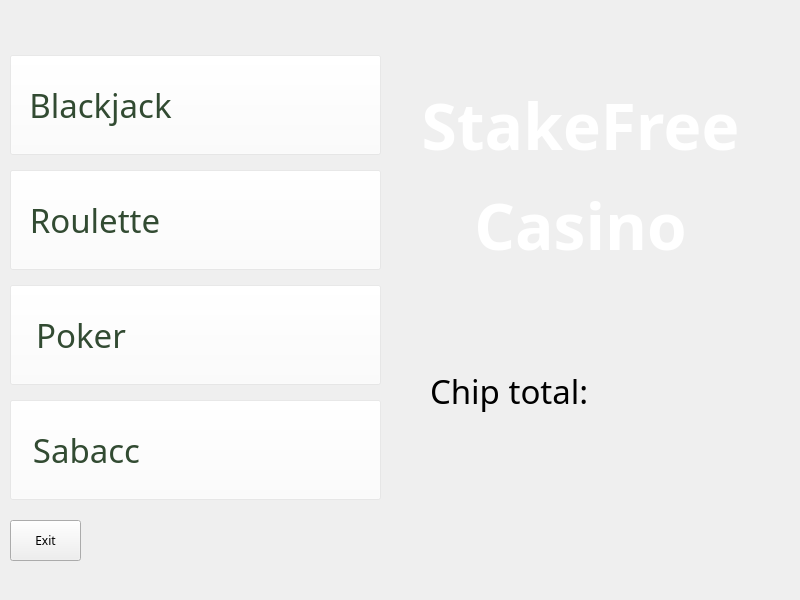
<?xml version="1.0" encoding="UTF-8"?>
<ui version="4.0">
 <class>Form</class>
 <widget class="QWidget" name="Form">
  <property name="geometry">
   <rect>
    <x>0</x>
    <y>0</y>
    <width>800</width>
    <height>600</height>
   </rect>
  </property>
  <property name="minimumSize">
   <size>
    <width>800</width>
    <height>600</height>
   </size>
  </property>
  <property name="cursor">
   <cursorShape>PointingHandCursor</cursorShape>
  </property>
  <property name="windowTitle">
   <string>Form</string>
  </property>
  <property name="styleSheet">
   <string notr="true">background-color: qlineargradient(
    x1:0, y1:0, x2:0, y2:1,
    stop:0 #009f00,
    stop:1 #004d00
);
</string>
  </property>
  <widget class="QPushButton" name="exitButton">
   <property name="geometry">
    <rect>
     <x>10</x>
     <y>520</y>
     <width>71</width>
     <height>41</height>
    </rect>
   </property>
   <property name="font">
    <font>
     <family>Charter</family>
    </font>
   </property>
   <property name="styleSheet">
    <string notr="true">background-color: qlineargradient(
    x1:0, y1:0, x2:0, y2:1,
    stop:0 #ff0000,
    stop:1 #7d0000
);
</string>
   </property>
   <property name="text">
    <string>Exit</string>
   </property>
  </widget>
  <widget class="QLabel" name="label">
   <property name="geometry">
    <rect>
     <x>370</x>
     <y>50</y>
     <width>421</width>
     <height>250</height>
    </rect>
   </property>
   <property name="minimumSize">
    <size>
     <width>100</width>
     <height>250</height>
    </size>
   </property>
   <property name="font">
    <font>
     <family>Magneto</family>
     <pointsize>104</pointsize>
     <bold>true</bold>
    </font>
   </property>
   <property name="styleSheet">
    <string notr="true">background-color: rgba(0, 0, 0, 0); color: #000000</string>
   </property>
   <property name="text">
    <string>&lt;html&gt;&lt;head/&gt;&lt;body&gt;&lt;p&gt;&lt;span style=&quot; font-size:48pt; color:#ffffff;&quot;&gt;StakeFree&lt;/span&gt;&lt;/p&gt;&lt;p&gt;&lt;span style=&quot; font-size:48pt; color:#ffffff;&quot;&gt;Casino&lt;/span&gt;&lt;/p&gt;&lt;/body&gt;&lt;/html&gt;</string>
   </property>
   <property name="alignment">
    <set>Qt::AlignCenter</set>
   </property>
  </widget>
  <widget class="QWidget" name="layoutWidget">
   <property name="geometry">
    <rect>
     <x>10</x>
     <y>40</y>
     <width>371</width>
     <height>476</height>
    </rect>
   </property>
   <layout class="QVBoxLayout" name="verticalLayout">
    <property name="spacing">
     <number>0</number>
    </property>
    <property name="sizeConstraint">
     <enum>QLayout::SetDefaultConstraint</enum>
    </property>
    <property name="leftMargin">
     <number>0</number>
    </property>
    <property name="topMargin">
     <number>0</number>
    </property>
    <item>
     <widget class="QPushButton" name="blackjackButton">
      <property name="minimumSize">
       <size>
        <width>150</width>
        <height>100</height>
       </size>
      </property>
      <property name="font">
       <font>
        <family>Broadway</family>
        <pointsize>25</pointsize>
        <kerning>true</kerning>
       </font>
      </property>
      <property name="styleSheet">
       <string notr="true">QPushButton {
	color: rgba(50, 75, 50, 255); padding-left: -190px; 
	background-color: rgba(255, 255, 255, 60);
}

QPushButton:hover{
	color: rgba(50, 75, 50, 255); padding-left: -190px; 
	background-color: rgba(255, 255, 255, 120);
}</string>
      </property>
      <property name="text">
       <string>Blackjack</string>
      </property>
     </widget>
    </item>
    <item>
     <widget class="QPushButton" name="rouletteButton">
      <property name="minimumSize">
       <size>
        <width>150</width>
        <height>100</height>
       </size>
      </property>
      <property name="font">
       <font>
        <family>Broadway</family>
        <pointsize>25</pointsize>
       </font>
      </property>
      <property name="autoFillBackground">
       <bool>false</bool>
      </property>
      <property name="styleSheet">
       <string notr="true">QPushButton {
	color: rgba(50, 75, 50, 255); padding-left: -201px; 
	background-color: rgba(255, 255, 255, 60);
}

QPushButton:hover{
	color: rgba(50, 75, 50, 255); padding-left: -201px; 
	background-color: rgba(255, 255, 255, 120);
}</string>
      </property>
      <property name="text">
       <string>Roulette</string>
      </property>
     </widget>
    </item>
    <item>
     <widget class="QPushButton" name="pokerButton">
      <property name="minimumSize">
       <size>
        <width>150</width>
        <height>100</height>
       </size>
      </property>
      <property name="font">
       <font>
        <family>Broadway</family>
        <pointsize>25</pointsize>
       </font>
      </property>
      <property name="styleSheet">
       <string notr="true">QPushButton {
	color: rgba(50, 75, 50, 255); padding-left: -229px; 
	background-color: rgba(255, 255, 255, 60);
}

QPushButton:hover{
	color: rgba(50, 75, 50, 255); padding-left: -229px; 
	background-color: rgba(255, 255, 255, 120);
}</string>
      </property>
      <property name="text">
       <string>Poker</string>
      </property>
     </widget>
    </item>
    <item>
     <widget class="QPushButton" name="sabaccButton">
      <property name="minimumSize">
       <size>
        <width>150</width>
        <height>100</height>
       </size>
      </property>
      <property name="font">
       <font>
        <family>Broadway</family>
        <pointsize>25</pointsize>
       </font>
      </property>
      <property name="styleSheet">
       <string notr="true">QPushButton {
	color: rgba(50, 75, 50, 255); padding-left: -218px; 
	background-color: rgba(255, 255, 255, 60);
}

QPushButton:hover{
	color: rgba(50, 75, 50, 255); padding-left: -218px; 
	background-color: rgba(255, 255, 255, 120);
}</string>
      </property>
      <property name="text">
       <string>Sabacc</string>
      </property>
     </widget>
    </item>
   </layout>
  </widget>
  <widget class="QLabel" name="bankLabel">
   <property name="geometry">
    <rect>
     <x>430</x>
     <y>360</y>
     <width>361</width>
     <height>61</height>
    </rect>
   </property>
   <property name="font">
    <font>
     <family>Broadway</family>
     <pointsize>25</pointsize>
    </font>
   </property>
   <property name="styleSheet">
    <string notr="true">QLabel {
	background-color: qlineargradient(
	x1:0, y1:0, x2:0, y2:1,
	stop:0 #7d7a7a, 
	stop:1 #c7bfbf);
	color: black;
}</string>
   </property>
   <property name="text">
    <string>Chip total:</string>
   </property>
  </widget>
 </widget>
 <resources/>
 <connections/>
</ui>
